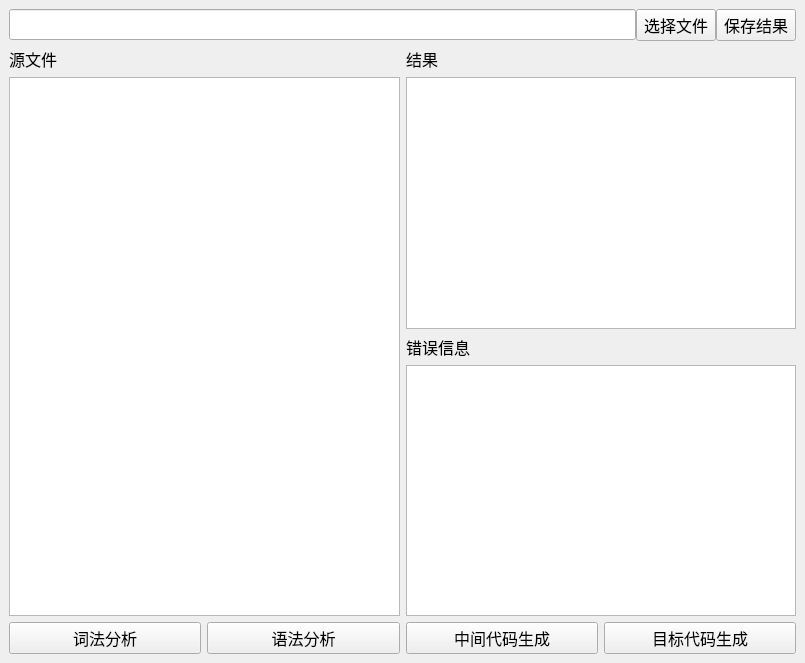
<?xml version="1.0" encoding="UTF-8"?>
<ui version="4.0">
 <class>MainWindow</class>
 <widget class="QMainWindow" name="MainWindow">
  <property name="geometry">
   <rect>
    <x>0</x>
    <y>0</y>
    <width>805</width>
    <height>663</height>
   </rect>
  </property>
  <property name="font">
   <font>
    <family>宋体</family>
    <pointsize>12</pointsize>
   </font>
  </property>
  <property name="windowTitle">
   <string>MainWindow</string>
  </property>
  <widget class="QWidget" name="centralwidget">
   <layout class="QVBoxLayout" name="verticalLayout_3">
    <item>
     <layout class="QHBoxLayout" name="horizontalLayout_4">
      <property name="spacing">
       <number>0</number>
      </property>
      <item>
       <widget class="QLineEdit" name="lineEdit"/>
      </item>
      <item>
       <layout class="QHBoxLayout" name="horizontalLayout_3">
        <item>
         <widget class="QPushButton" name="pushButton_5">
          <property name="text">
           <string>选择文件</string>
          </property>
         </widget>
        </item>
        <item>
         <widget class="QPushButton" name="pushButton_6">
          <property name="text">
           <string>保存结果</string>
          </property>
         </widget>
        </item>
       </layout>
      </item>
     </layout>
    </item>
    <item>
     <layout class="QHBoxLayout" name="horizontalLayout_2">
      <item>
       <layout class="QVBoxLayout" name="verticalLayout">
        <item>
         <widget class="QLabel" name="label">
          <property name="text">
           <string>源文件</string>
          </property>
         </widget>
        </item>
        <item>
         <widget class="QTextEdit" name="textEdit">
          <property name="font">
           <font>
            <family>宋体</family>
           </font>
          </property>
         </widget>
        </item>
       </layout>
      </item>
      <item>
       <layout class="QVBoxLayout" name="verticalLayout_2">
        <item>
         <widget class="QLabel" name="label_2">
          <property name="text">
           <string>结果</string>
          </property>
         </widget>
        </item>
        <item>
         <widget class="QTextEdit" name="textEdit_2"/>
        </item>
        <item>
         <widget class="QLabel" name="label_3">
          <property name="text">
           <string>错误信息</string>
          </property>
         </widget>
        </item>
        <item>
         <widget class="QTextEdit" name="textEdit_3"/>
        </item>
       </layout>
      </item>
     </layout>
    </item>
    <item>
     <layout class="QHBoxLayout" name="horizontalLayout">
      <item>
       <widget class="QPushButton" name="pushButton">
        <property name="text">
         <string>词法分析</string>
        </property>
       </widget>
      </item>
      <item>
       <widget class="QPushButton" name="pushButton_2">
        <property name="text">
         <string>语法分析</string>
        </property>
       </widget>
      </item>
      <item>
       <widget class="QPushButton" name="pushButton_3">
        <property name="text">
         <string>中间代码生成</string>
        </property>
       </widget>
      </item>
      <item>
       <widget class="QPushButton" name="pushButton_4">
        <property name="text">
         <string>目标代码生成</string>
        </property>
       </widget>
      </item>
     </layout>
    </item>
   </layout>
  </widget>
 </widget>
 <resources/>
 <connections/>
</ui>
